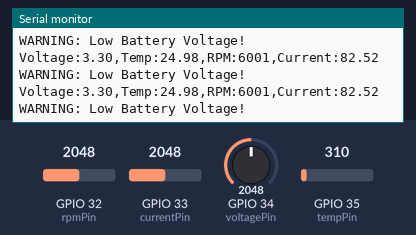
A sketch run on a simulated ESP32. Shown: the last lines printed to the serial monitor. The test bench sets the inputs (shaded band); at power-on: GPIO 35 (tempPin) = 310, GPIO 32 (rpmPin) = 2048, GPIO 33 (currentPin) = 2048, GPIO 34 (voltagePin) = 2048.

Above: at 7.9 s.
8.0 s: GPIO 35 (tempPin) set to 817
At 8.4 s:
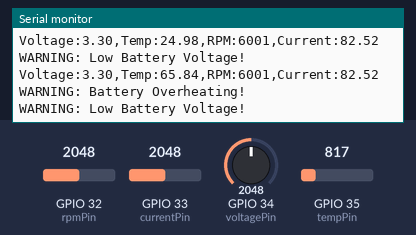
9.5 s: GPIO 35 (tempPin) set to 682
At 10.0 s:
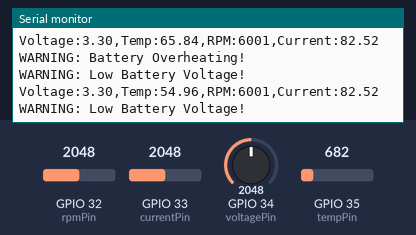
Timing chart, 0 to 12.0 s (numbered marks = the images above; inputs shaded):
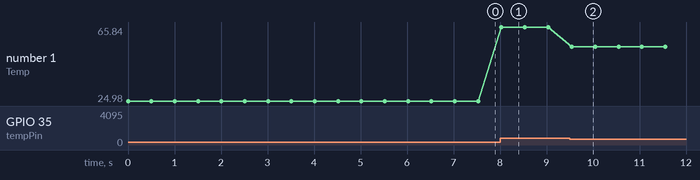

Measured:
- after the input at 8.0 s, the serial monitor: prints a new line at once (image 1)
- after the input at 9.5 s, the serial monitor: prints a new line at once (image 2)
- plotted number 1: 24.98 → 65.84 after the input at 8.0 s, 65.84 → 54.96 after the input at 9.5 s

The sketch:

esp32_code.ino
```cpp
// RACE-X AI Motorsport Platform
// ESP32 Telemetry + Battery Monitoring Firmware
// Author: Vaishnavi Khose
// Sensor Pin Definitions

const int voltagePin = 34;     // Battery voltage sensor
const int tempPin = 35;        // Battery temperature sensor
const int rpmPin = 32;         // RPM sensor
const int currentPin = 33;     // Current sensor

// ----------------------
// Variables
// ----------------------
float voltage = 0;
float temperature = 0;
float rpm = 0;
float current = 0;

// ----------------------
// Setup
// ----------------------
void setup() {
  Serial.begin(115200);

  pinMode(voltagePin, INPUT);
  pinMode(tempPin, INPUT);
  pinMode(rpmPin, INPUT);
  pinMode(currentPin, INPUT);

  Serial.println("RACE-X Telemetry System Initialized...");
}

// ----------------------
// Main Loop
// ----------------------
void loop() {

  // Read raw analog values
  int voltageRaw = analogRead(voltagePin);
  int tempRaw = analogRead(tempPin);
  int rpmRaw = analogRead(rpmPin);
  int currentRaw = analogRead(currentPin);

  // Convert to engineering values
  voltage = (voltageRaw * 3.3 / 4095.0) * 2.0;     // Voltage divider scaling
  temperature = (tempRaw * 3.3 / 4095.0) * 100.0;  // Approx temp conversion
  rpm = map(rpmRaw, 0, 4095, 0, 12000);            // RPM estimate
  current = (currentRaw * 3.3 / 4095.0) * 50.0;    // Current estimate

  // ----------------------
  // Serial Output for Python Dashboard
  // ----------------------
  Serial.print("Voltage:");
  Serial.print(voltage, 2);

  Serial.print(",Temp:");
  Serial.print(temperature, 2);

  Serial.print(",RPM:");
  Serial.print(rpm, 0);

  Serial.print(",Current:");
  Serial.println(current, 2);

  // ----------------------
  // Safety Alerts
  // ----------------------
  if (temperature > 60) {
    Serial.println("WARNING: Battery Overheating!");
  }

  if (voltage < 40) {
    Serial.println("WARNING: Low Battery Voltage!");
  }

  // Delay
  delay(500);
}
```
